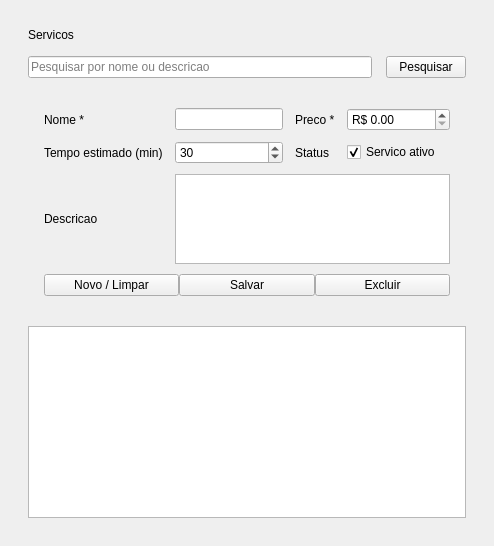
<?xml version="1.0" encoding="UTF-8"?>
<ui version="4.0">
 <class>ServicoPage</class>
 <widget class="QWidget" name="ServicoPage">
  <layout class="QVBoxLayout" name="rootLayout">
   <property name="leftMargin">
    <number>28</number>
   </property>
   <property name="topMargin">
    <number>28</number>
   </property>
   <property name="rightMargin">
    <number>28</number>
   </property>
   <property name="bottomMargin">
    <number>28</number>
   </property>
   <property name="spacing">
    <number>14</number>
   </property>
   <item>
    <widget class="QLabel" name="pageTitle">
     <property name="text">
      <string>Servicos</string>
     </property>
    </widget>
   </item>
   <item>
    <layout class="QHBoxLayout" name="searchLayout">
     <item>
      <widget class="QLineEdit" name="txtBuscaServico">
       <property name="placeholderText">
        <string>Pesquisar por nome ou descricao</string>
       </property>
      </widget>
     </item>
     <item>
      <widget class="QPushButton" name="btnBuscarServico">
       <property name="text">
        <string>Pesquisar</string>
       </property>
      </widget>
     </item>
    </layout>
   </item>
   <item>
    <widget class="QFrame" name="card">
     <layout class="QGridLayout" name="formLayout">
      <property name="leftMargin">
       <number>16</number>
      </property>
      <property name="topMargin">
       <number>16</number>
      </property>
      <property name="rightMargin">
       <number>16</number>
      </property>
      <property name="bottomMargin">
       <number>16</number>
      </property>
      <property name="horizontalSpacing">
       <number>12</number>
      </property>
      <property name="verticalSpacing">
       <number>10</number>
      </property>
      <item row="0" column="0">
       <widget class="QLabel" name="labelNome">
        <property name="text">
         <string>Nome *</string>
        </property>
       </widget>
      </item>
      <item row="0" column="1">
       <widget class="QLineEdit" name="txtServicoNome"/>
      </item>
      <item row="0" column="2">
       <widget class="QLabel" name="labelPreco">
        <property name="text">
         <string>Preco *</string>
        </property>
       </widget>
      </item>
      <item row="0" column="3">
       <widget class="QDoubleSpinBox" name="spinServicoPreco">
        <property name="maximum">
         <double>999999.9900000000</double>
        </property>
        <property name="decimals">
         <number>2</number>
        </property>
        <property name="prefix">
         <string>R$ </string>
        </property>
       </widget>
      </item>
      <item row="1" column="0">
       <widget class="QLabel" name="labelTempo">
        <property name="text">
         <string>Tempo estimado (min)</string>
        </property>
       </widget>
      </item>
      <item row="1" column="1">
       <widget class="QSpinBox" name="spinServicoTempo">
        <property name="minimum">
         <number>0</number>
        </property>
        <property name="maximum">
         <number>1440</number>
        </property>
        <property name="value">
         <number>30</number>
        </property>
       </widget>
      </item>
      <item row="1" column="2">
       <widget class="QLabel" name="labelAtivo">
        <property name="text">
         <string>Status</string>
        </property>
       </widget>
      </item>
      <item row="1" column="3">
       <widget class="QCheckBox" name="chkServicoAtivo">
        <property name="text">
         <string>Servico ativo</string>
        </property>
        <property name="checked">
         <bool>true</bool>
        </property>
       </widget>
      </item>
      <item row="2" column="0">
       <widget class="QLabel" name="labelDescricao">
        <property name="text">
         <string>Descricao</string>
        </property>
       </widget>
      </item>
      <item row="2" column="1" colspan="3">
       <widget class="QTextEdit" name="txtServicoDescricao">
        <property name="maximumSize">
         <size>
          <width>16777215</width>
          <height>90</height>
         </size>
        </property>
       </widget>
      </item>
      <item row="3" column="0" colspan="4">
       <layout class="QHBoxLayout" name="buttonLayout">
        <item>
         <widget class="QPushButton" name="btnNovoServico">
          <property name="text">
           <string>Novo / Limpar</string>
          </property>
         </widget>
        </item>
        <item>
         <widget class="QPushButton" name="btnSalvarServico">
          <property name="text">
           <string>Salvar</string>
          </property>
         </widget>
        </item>
        <item>
         <widget class="QPushButton" name="btnExcluirServico">
          <property name="text">
           <string>Excluir</string>
          </property>
         </widget>
        </item>
       </layout>
      </item>
     </layout>
    </widget>
   </item>
   <item>
    <widget class="QTableWidget" name="tableServicos"/>
   </item>
  </layout>
 </widget>
 <resources/>
 <connections/>
</ui>
